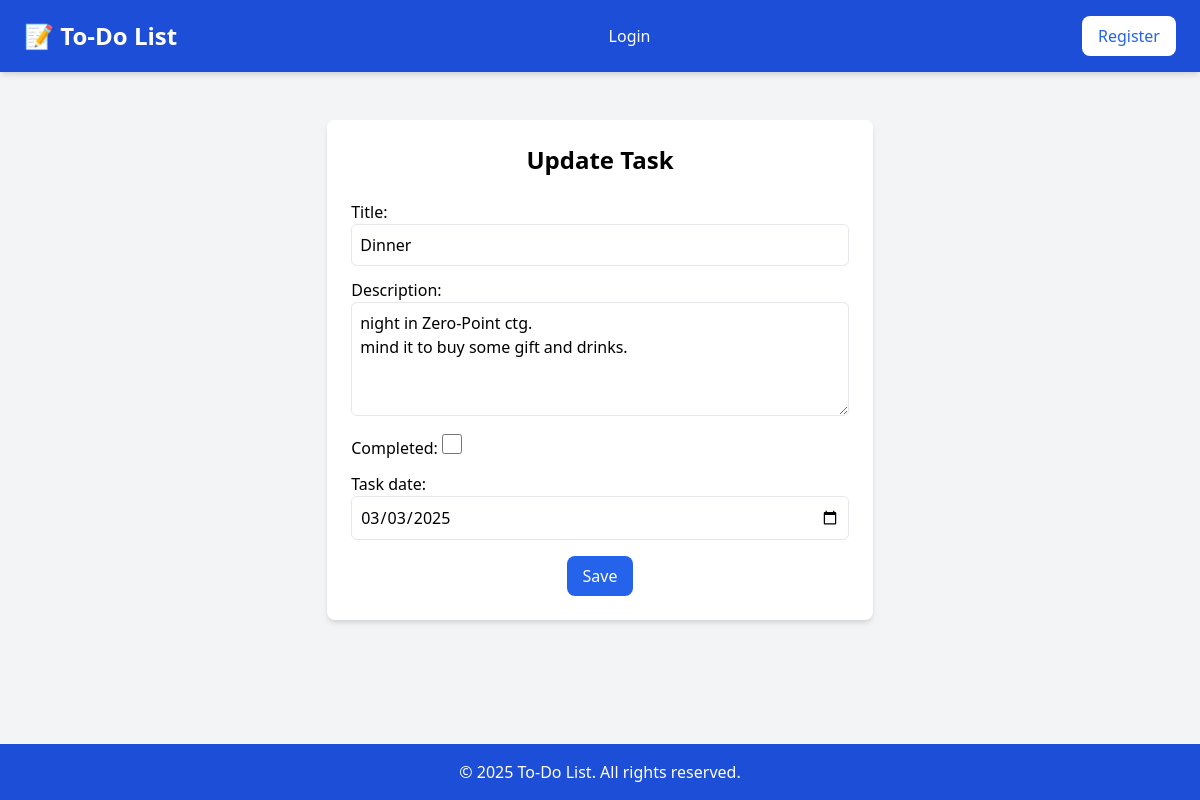
/taskupdate/2, run on the app's committed database.
### task/models.py (models this page shows, shortened)
class Task(models.Model):
    user = models.ForeignKey(User, on_delete=models.CASCADE, null=True, blank=True)
    title= models.CharField(max_length=100)
    description = models.TextField(blank=True, null=True)
    completed = models.BooleanField(default=False)
    task_date = models.DateField(null=True, blank=True)
    created_at= models.DateTimeField(auto_now_add=True)
    updated_at= models.DateTimeField(auto_now=True)

### task/views.py (the view, shortened to what this page needs)
# urls.py: path('taskupdate/<int:pk>', TaskUpdateView.as_view(), name='taskupdate'),
class TaskUpdateView(UpdateView):
    model= Task
    form_class= TaskForm
    template_name = 'task/updatetask.html'

### task/forms.py
class TaskForm(forms.ModelForm):
    class Meta:
        model = Task
        fields = ['title', 'description', 'completed', 'task_date']
        widgets = {
            'title': forms.TextInput(attrs={'class': 'w-full p-2 border rounded-md'}),
            'description': forms.Textarea(attrs={'class': 'w-full p-2 border rounded-md', 'rows': 4}),
            'completed': forms.CheckboxInput(attrs={'class': 'h-5 w-5'}),
            'task_date': forms.DateInput(attrs={'type': 'date', 'class': 'w-full p-2 border rounded-md'}),
        }

### task/templates/task/updatetask.html (shortened to what this page needs)
{% extends 'task/base.html' %}
{% load static %}
{% block main-content %}
    <div class="max-w-4xl mx-auto p-6 bg-white shadow-md rounded-lg mt-10">
        <h1 class="text-2xl font-bold text-center mb-6">Update Task</h1>
        <form method="post" class="space-y-4">
            <div class="space-y-3">
                {{ form.as_p }}
            </div>
            <div class="text-center">
                <button type="submit" class="bg-blue-600 text-white py-2 px-4 rounded-lg hover:bg-blue-700 transition duration-200">
                    Save
                </button>
            </div>
        </form>
    </div>
{% endblock main-content %}

### data on the page
Task: title "Dinner", description "night in Zero-Point ctg. mind it to buy some gift and drinks.", task_date "03/03/2025"
